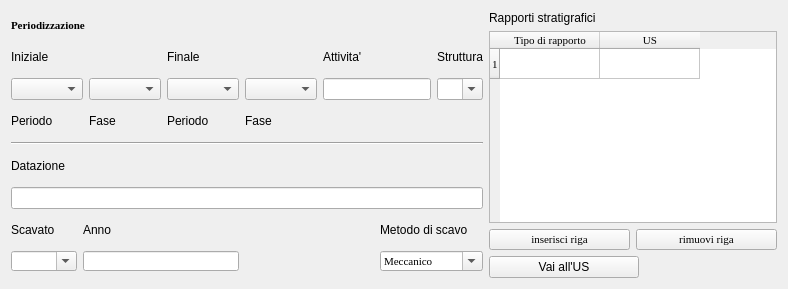
     <widget class="QWidget" name="tab_2">
      <attribute name="title">
       <string>Periodizzazione - Rapporti Stratigrafici</string>
      </attribute>
      <layout class="QGridLayout" name="gridLayout_10">
       <item row="0" column="0">
        <layout class="QGridLayout" name="gridLayout_15">
         <item row="0" column="0" colspan="3">
          <widget class="QLabel" name="label_12">
           <property name="maximumSize">
            <size>
             <width>16777215</width>
             <height>20</height>
            </size>
           </property>
           <property name="font">
            <font>
             <family>Times New Roman</family>
             <pointsize>8</pointsize>
             <weight>50</weight>
             <italic>false</italic>
             <bold>false</bold>
            </font>
           </property>
           <property name="text">
            <string>&lt;html&gt;&lt;head/&gt;&lt;body&gt;&lt;p&gt;&lt;span style=&quot; font-weight:600;&quot;&gt;Periodizzazione&lt;/span&gt;&lt;/p&gt;&lt;/body&gt;&lt;/html&gt;</string>
           </property>
          </widget>
         </item>
         <item row="1" column="0">
          <widget class="QLabel" name="label_37">
           <property name="minimumSize">
            <size>
             <width>0</width>
             <height>15</height>
            </size>
           </property>
           <property name="maximumSize">
            <size>
             <width>16777215</width>
             <height>20</height>
            </size>
           </property>
           <property name="text">
            <string>Iniziale </string>
           </property>
          </widget>
         </item>
         <item row="1" column="3">
          <widget class="QLabel" name="label_14">
           <property name="minimumSize">
            <size>
             <width>0</width>
             <height>15</height>
            </size>
           </property>
           <property name="maximumSize">
            <size>
             <width>16777215</width>
             <height>20</height>
            </size>
           </property>
           <property name="text">
            <string>Finale </string>
           </property>
          </widget>
         </item>
         <item row="1" column="5" colspan="2">
          <widget class="QLabel" name="label_18">
           <property name="minimumSize">
            <size>
             <width>0</width>
             <height>15</height>
            </size>
           </property>
           <property name="maximumSize">
            <size>
             <width>16777215</width>
             <height>20</height>
            </size>
           </property>
           <property name="text">
            <string>Attivita'</string>
           </property>
          </widget>
         </item>
         <item row="1" column="7">
          <widget class="QLabel" name="label_22">
           <property name="sizePolicy">
            <sizepolicy hsizetype="Preferred" vsizetype="Preferred">
             <horstretch>0</horstretch>
             <verstretch>0</verstretch>
            </sizepolicy>
           </property>
           <property name="minimumSize">
            <size>
             <width>0</width>
             <height>15</height>
            </size>
           </property>
           <property name="maximumSize">
            <size>
             <width>16777215</width>
             <height>20</height>
            </size>
           </property>
           <property name="text">
            <string>Struttura</string>
           </property>
          </widget>
         </item>
         <item row="2" column="0" colspan="2">
          <widget class="QComboBox" name="comboBox_per_iniz">
           <property name="sizePolicy">
            <sizepolicy hsizetype="Expanding" vsizetype="Fixed">
             <horstretch>0</horstretch>
             <verstretch>0</verstretch>
            </sizepolicy>
           </property>
           <property name="minimumSize">
            <size>
             <width>0</width>
             <height>20</height>
            </size>
           </property>
          </widget>
         </item>
         <item row="2" column="2">
          <widget class="QComboBox" name="comboBox_fas_iniz">
           <property name="sizePolicy">
            <sizepolicy hsizetype="Expanding" vsizetype="Fixed">
             <horstretch>0</horstretch>
             <verstretch>0</verstretch>
            </sizepolicy>
           </property>
           <property name="minimumSize">
            <size>
             <width>0</width>
             <height>20</height>
            </size>
           </property>
          </widget>
         </item>
         <item row="2" column="3">
          <widget class="QComboBox" name="comboBox_per_fin">
           <property name="sizePolicy">
            <sizepolicy hsizetype="Expanding" vsizetype="Fixed">
             <horstretch>0</horstretch>
             <verstretch>0</verstretch>
            </sizepolicy>
           </property>
           <property name="minimumSize">
            <size>
             <width>0</width>
             <height>20</height>
            </size>
           </property>
          </widget>
         </item>
         <item row="2" column="4">
          <widget class="QComboBox" name="comboBox_fas_fin">
           <property name="sizePolicy">
            <sizepolicy hsizetype="Expanding" vsizetype="Fixed">
             <horstretch>0</horstretch>
             <verstretch>0</verstretch>
            </sizepolicy>
           </property>
           <property name="minimumSize">
            <size>
             <width>0</width>
             <height>20</height>
            </size>
           </property>
          </widget>
         </item>
         <item row="2" column="5" colspan="2">
          <widget class="QLineEdit" name="lineEdit_attivita">
           <property name="sizePolicy">
            <sizepolicy hsizetype="Expanding" vsizetype="Fixed">
             <horstretch>0</horstretch>
             <verstretch>0</verstretch>
            </sizepolicy>
           </property>
           <property name="minimumSize">
            <size>
             <width>0</width>
             <height>22</height>
            </size>
           </property>
           <property name="font">
            <font>
             <family>Times New Roman</family>
             <pointsize>8</pointsize>
             <weight>50</weight>
             <italic>false</italic>
             <bold>false</bold>
            </font>
           </property>
          </widget>
         </item>
         <item row="3" column="0">
          <widget class="QLabel" name="label_24">
           <property name="maximumSize">
            <size>
             <width>16777215</width>
             <height>20</height>
            </size>
           </property>
           <property name="text">
            <string>Periodo </string>
           </property>
          </widget>
         </item>
         <item row="3" column="2">
          <widget class="QLabel" name="label_16">
           <property name="maximumSize">
            <size>
             <width>16777215</width>
             <height>20</height>
            </size>
           </property>
           <property name="text">
            <string>Fase </string>
           </property>
          </widget>
         </item>
         <item row="3" column="3">
          <widget class="QLabel" name="label_10">
           <property name="maximumSize">
            <size>
             <width>16777215</width>
             <height>20</height>
            </size>
           </property>
           <property name="text">
            <string>Periodo </string>
           </property>
          </widget>
         </item>
         <item row="3" column="4">
          <widget class="QLabel" name="label_32">
           <property name="maximumSize">
            <size>
             <width>16777215</width>
             <height>20</height>
            </size>
           </property>
           <property name="text">
            <string>Fase </string>
           </property>
          </widget>
         </item>
         <item row="4" column="0" colspan="8">
          <widget class="Line" name="line_2">
           <property name="orientation">
            <enum>Qt::Horizontal</enum>
           </property>
          </widget>
         </item>
         <item row="5" column="0">
          <widget class="QLabel" name="label_95">
           <property name="minimumSize">
            <size>
             <width>0</width>
             <height>20</height>
            </size>
           </property>
           <property name="maximumSize">
            <size>
             <width>16777215</width>
             <height>20</height>
            </size>
           </property>
           <property name="text">
            <string>Datazione</string>
           </property>
          </widget>
         </item>
         <item row="6" column="0" colspan="8">
          <widget class="QLineEdit" name="lineEdit_datazione">
           <property name="sizePolicy">
            <sizepolicy hsizetype="Expanding" vsizetype="Fixed">
             <horstretch>0</horstretch>
             <verstretch>0</verstretch>
            </sizepolicy>
           </property>
          </widget>
         </item>
         <item row="7" column="0">
          <widget class="QLabel" name="label_8">
           <property name="maximumSize">
            <size>
             <width>16777215</width>
             <height>20</height>
            </size>
           </property>
           <property name="text">
            <string>Scavato</string>
           </property>
          </widget>
         </item>
         <item row="7" column="1" colspan="3">
          <widget class="QLabel" name="label_17">
           <property name="maximumSize">
            <size>
             <width>16777215</width>
             <height>20</height>
            </size>
           </property>
           <property name="text">
            <string>Anno</string>
           </property>
          </widget>
         </item>
         <item row="7" column="6" colspan="2">
          <widget class="QLabel" name="label_33">
           <property name="maximumSize">
            <size>
             <width>16777215</width>
             <height>20</height>
            </size>
           </property>
           <property name="text">
            <string>Metodo di scavo</string>
           </property>
          </widget>
         </item>
         <item row="8" column="0">
          <widget class="QComboBox" name="comboBox_scavato">
           <property name="sizePolicy">
            <sizepolicy hsizetype="Expanding" vsizetype="Fixed">
             <horstretch>0</horstretch>
             <verstretch>0</verstretch>
            </sizepolicy>
           </property>
           <property name="maximumSize">
            <size>
             <width>16777215</width>
             <height>20</height>
            </size>
           </property>
           <property name="editable">
            <bool>true</bool>
           </property>
           <item>
            <property name="text">
             <string/>
            </property>
           </item>
           <item>
            <property name="text">
             <string>Si</string>
            </property>
           </item>
           <item>
            <property name="text">
             <string>No</string>
            </property>
           </item>
          </widget>
         </item>
         <item row="8" column="1" colspan="3">
          <widget class="QLineEdit" name="lineEdit_anno">
           <property name="sizePolicy">
            <sizepolicy hsizetype="Expanding" vsizetype="Fixed">
             <horstretch>0</horstretch>
             <verstretch>0</verstretch>
            </sizepolicy>
           </property>
           <property name="maximumSize">
            <size>
             <width>16777215</width>
             <height>20</height>
            </size>
           </property>
          </widget>
         </item>
         <item row="8" column="4" colspan="2">
          <spacer name="horizontalSpacer_7">
           <property name="orientation">
            <enum>Qt::Horizontal</enum>
           </property>
           <property name="sizeHint" stdset="0">
            <size>
             <width>118</width>
             <height>13</height>
            </size>
           </property>
          </spacer>
         </item>
         <item row="8" column="6" colspan="2">
          <widget class="QComboBox" name="comboBox_metodo">
           <property name="sizePolicy">
            <sizepolicy hsizetype="Expanding" vsizetype="Fixed">
             <horstretch>0</horstretch>
             <verstretch>0</verstretch>
            </sizepolicy>
           </property>
           <property name="maximumSize">
            <size>
             <width>16777215</width>
             <height>20</height>
            </size>
           </property>
           <property name="font">
            <font>
             <family>Times New Roman</family>
             <pointsize>8</pointsize>
             <weight>50</weight>
             <italic>false</italic>
             <bold>false</bold>
            </font>
           </property>
           <property name="editable">
            <bool>true</bool>
           </property>
           <item>
            <property name="text">
             <string>Meccanico</string>
            </property>
           </item>
           <item>
            <property name="text">
             <string>Stratigrafico</string>
            </property>
           </item>
          </widget>
         </item>
         <item row="2" column="7">
          <widget class="QComboBox" name="comboBox_struttura">
           <property name="editable">
            <bool>true</bool>
           </property>
           <item>
            <property name="text">
             <string/>
            </property>
           </item>
          </widget>
         </item>
        </layout>
       </item>
       <item row="0" column="1">
        <layout class="QGridLayout" name="gridLayout_25">
         <item row="0" column="0" colspan="2">
          <widget class="QLabel" name="label_19">
           <property name="text">
            <string>Rapporti stratigrafici</string>
           </property>
          </widget>
         </item>
         <item row="1" column="0" colspan="2">
          <widget class="QTableWidget" name="tableWidget_rapporti">
           <property name="enabled">
            <bool>true</bool>
           </property>
           <property name="font">
            <font>
             <family>Times New Roman</family>
             <pointsize>8</pointsize>
             <weight>50</weight>
             <italic>false</italic>
             <bold>false</bold>
            </font>
           </property>
           <property name="frameShape">
            <enum>QFrame::StyledPanel</enum>
           </property>
           <property name="frameShadow">
            <enum>QFrame::Raised</enum>
           </property>
           <property name="verticalScrollBarPolicy">
            <enum>Qt::ScrollBarAsNeeded</enum>
           </property>
           <property name="horizontalScrollBarPolicy">
            <enum>Qt::ScrollBarAsNeeded</enum>
           </property>
           <property name="editTriggers">
            <set>QAbstractItemView::AnyKeyPressed|QAbstractItemView::DoubleClicked|QAbstractItemView::EditKeyPressed</set>
           </property>
           <property name="alternatingRowColors">
            <bool>true</bool>
           </property>
           <property name="selectionMode">
            <enum>QAbstractItemView::SingleSelection</enum>
           </property>
           <property name="selectionBehavior">
            <enum>QAbstractItemView::SelectRows</enum>
           </property>
           <property name="rowCount">
            <number>1</number>
           </property>
           <property name="columnCount">
            <number>2</number>
           </property>
           <row/>
           <column>
            <property name="text">
             <string>Tipo di rapporto</string>
            </property>
           </column>
           <column>
            <property name="text">
             <string>US</string>
            </property>
           </column>
          </widget>
         </item>
         <item row="2" column="0">
          <widget class="QPushButton" name="pushButton_insert_row_rapporti">
           <property name="sizePolicy">
            <sizepolicy hsizetype="Expanding" vsizetype="Fixed">
             <horstretch>0</horstretch>
             <verstretch>0</verstretch>
            </sizepolicy>
           </property>
           <property name="font">
            <font>
             <family>Times New Roman</family>
             <pointsize>8</pointsize>
             <weight>50</weight>
             <italic>false</italic>
             <bold>false</bold>
            </font>
           </property>
           <property name="text">
            <string>inserisci riga</string>
           </property>
          </widget>
         </item>
         <item row="2" column="1">
          <widget class="QPushButton" name="pushButton_remove_row_rapporti">
           <property name="sizePolicy">
            <sizepolicy hsizetype="Expanding" vsizetype="Fixed">
             <horstretch>0</horstretch>
             <verstretch>0</verstretch>
            </sizepolicy>
           </property>
           <property name="font">
            <font>
             <family>Times New Roman</family>
             <pointsize>8</pointsize>
             <weight>50</weight>
             <italic>false</italic>
             <bold>false</bold>
            </font>
           </property>
           <property name="text">
            <string>rimuovi riga</string>
           </property>
          </widget>
         </item>
         <item row="3" column="0" colspan="2">
          <widget class="QPushButton" name="pushButton_go_to_us">
           <property name="sizePolicy">
            <sizepolicy hsizetype="Expanding" vsizetype="Fixed">
             <horstretch>0</horstretch>
             <verstretch>0</verstretch>
            </sizepolicy>
           </property>
           <property name="maximumSize">
            <size>
             <width>150</width>
             <height>16777215</height>
            </size>
           </property>
           <property name="text">
            <string>Vai all'US</string>
           </property>
          </widget>
         </item>
        </layout>
       </item>
      </layout>
     </widget>
